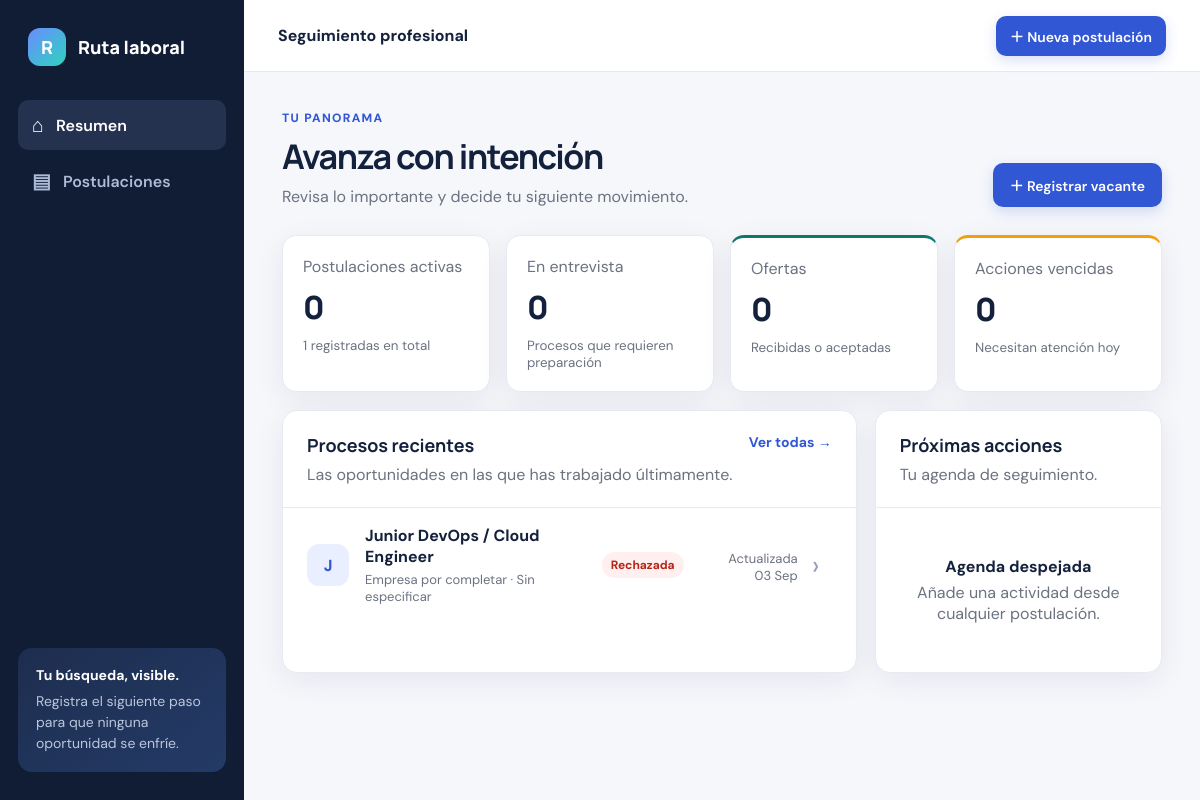
The page / on the database its author committed.
### applications/models.py (models this page shows, shortened)
class JobApplication(models.Model):
    class Status(models.TextChoices):
        SAVED = "saved", "Guardada"
        APPLIED = "applied", "Postulación enviada"
        SCREENING = "screening", "Entrevista RR. HH."
        TECHNICAL = "technical", "Entrevista técnica"
        OFFER = "offer", "Oferta recibida"
        ACCEPTED = "accepted", "Oferta aceptada"
        REJECTED = "rejected", "Rechazada"
        WITHDRAWN = "withdrawn", "Retirada"
        CLOSED = "closed", "Vacante cerrada"
    class WorkMode(models.TextChoices):
        REMOTE = "remote", "Remoto"
        HYBRID = "hybrid", "Híbrido"
        ONSITE = "onsite", "Presencial"
        UNKNOWN = "unknown", "Sin especificar"
    title = models.CharField("puesto", max_length=180)
    company = models.CharField("empresa", max_length=140, blank=True)
    vacancy_url = models.URLField("enlace de la vacante", blank=True)
    source = models.CharField("fuente", max_length=80, blank=True)
    status = models.CharField("estado", max_length=20, choices=Status.choices, default=Status.SAVED)
    location = models.CharField("ubicación", max_length=120, blank=True)
    work_mode = models.CharField("modalidad", max_length=12, choices=WorkMode.choices, default=WorkMode.UNKNOWN)
    salary_min = models.DecimalField("salario mínimo", max_digits=12, decimal_places=2, null=True, blank=True)
    salary_max = models.DecimalField("salario máximo", max_digits=12, decimal_places=2, null=True, blank=True)
    currency = models.CharField("moneda", max_length=8, default="MXN", blank=True)
    salary_period = models.CharField("periodicidad", max_length=30, default="mensual", blank=True)
    applied_on = models.DateField("fecha de postulación", null=True, blank=True)
    next_step_on = models.DateField("próximo seguimiento", null=True, blank=True)
    priority = models.PositiveSmallIntegerField("prioridad", default=2, choices=[(1, "Alta"), (2, "Media"), (3, "Baja")])
    responsibilities = models.TextField("responsabilidades de la vacante", blank=True, help_text="Actividades, entregables y expectativas descritas en la vacante.")
    requirements = models.TextField("requisitos clave", blank=True)
    notes = models.TextField("notas", blank=True)
    created_at = models.DateTimeField(auto_now_add=True)
    updated_at = models.DateTimeField(auto_now=True)
    class Meta:
        ordering = ["priority", "-updated_at"]
    def get_absolute_url(self):
        return reverse("applications:detail", args=[self.pk])

### applications/views.py (the view)
# urls.py: path("", views.dashboard, name="dashboard"),
def dashboard(request):
    today = timezone.localdate()
    applications = JobApplication.objects.all()
    active = applications.filter(status__in=ACTIVE_STATUSES)
    upcoming = Activity.objects.filter(completed=False, scheduled_for__date__gte=today).select_related("application").order_by("scheduled_for")[:6]
    overdue = Activity.objects.filter(completed=False, scheduled_for__date__lt=today).select_related("application").order_by("scheduled_for")
    recent = applications[:6]
    funnel = applications.values("status").annotate(total=Count("id"))
    return render(request, "applications/dashboard.html", {
        "active_count": active.count(),
        "total_count": applications.count(),
        "interview_count": active.filter(status__in=[JobApplication.Status.SCREENING, JobApplication.Status.TECHNICAL]).count(),
        "offer_count": applications.filter(status__in=[JobApplication.Status.OFFER, JobApplication.Status.ACCEPTED]).count(),
        "upcoming": upcoming, "overdue": overdue, "recent": recent, "funnel": funnel,
    })

### templates/applications/dashboard.html (shortened to what this page needs)
{% extends "base.html" %}
{% block content %}
<section class="page-heading">
  <div><span class="eyebrow">Tu panorama</span><h1>Avanza con intención</h1><p>Revisa lo importante y decide tu siguiente movimiento.</p></div>
  <a class="button primary" href="{% url 'applications:create' %}">＋ Registrar vacante</a>
</section>
<section class="metrics">
  <article class="metric"><span>Postulaciones activas</span><strong>{{ active_count }}</strong><small>{{ total_count }} registradas en total</small></article>
  <article class="metric"><span>En entrevista</span><strong>{{ interview_count }}</strong><small>Procesos que requieren preparación</small></article>
  <article class="metric accent"><span>Ofertas</span><strong>{{ offer_count }}</strong><small>Recibidas o aceptadas</small></article>
  <article class="metric warning"><span>Acciones vencidas</span><strong>{{ overdue|length }}</strong><small>Necesitan atención hoy</small></article>
</section>
<div class="dashboard-grid">
  <section class="panel span-2">
    <div class="panel-heading"><div><h2>Procesos recientes</h2><p>Las oportunidades en las que has trabajado últimamente.</p></div><a href="{% url 'applications:list' %}">Ver todas →</a></div>
    <div class="job-list">
      {% for application in recent %}
      <a class="job-row" href="{{ application.get_absolute_url }}">
        <span class="company-avatar">{{ application.company|default:application.title|slice:":1"|upper }}</span>
        <span class="job-main"><strong>{{ application.title }}</strong><small>{{ application.company|default:"Empresa por completar" }} · {{ application.get_work_mode_display }}</small></span>
        <span class="status status-{{ application.status }}">{{ application.get_status_display }}</span>
        <span class="job-date">Actualizada<br>{{ application.updated_at|date:"d M" }}</span>
        <span class="chevron">›</span>
      </a>
      {% empty %}<div class="empty"><strong>Aún no hay postulaciones</strong><p>Registra tu primera oportunidad y comienza a darle seguimiento.</p></div>{% endfor %}
    </div>
  </section>
  <section class="panel">
    <div class="panel-heading"><div><h2>Próximas acciones</h2><p>Tu agenda de seguimiento.</p></div></div>
    <div class="timeline compact-timeline">
      {% for activity in upcoming %}
      <div class="timeline-item"><span class="timeline-dot"></span><div><strong>{{ activity.title }}</strong><a href="{{ activity.application.get_absolute_url }}">{{ activity.application.title }}</a><small>{{ activity.scheduled_for|date:"D d M · H:i" }}</small></div></div>
      {% empty %}<div class="empty small"><strong>Agenda despejada</strong><p>Añade una actividad desde cualquier postulación.</p></div>{% endfor %}
    </div>
  </section>
</div>
{% endblock %}

### static/css/app.css (style rules this page uses)
:root { --ink:#14213d;--muted:#6b7280;--line:#e7eaf0;--bg:#f5f7fb;--panel:#fff;--primary:#3157d5;--primary-dark:#2544aa;--teal:#0f766e;--amber:#b45309;--red:#b42318;--shadow:0 8px 30px rgba(23,35,61,.07) }
* { box-sizing:border-box }
html { font-size:16px }
body { margin:0;background:var(--bg);color:var(--ink);font-family:"DM Sans",sans-serif }
.page-heading,.detail-hero { display:flex;align-items:flex-end;justify-content:space-between;gap:24px;margin-bottom:28px }
.eyebrow { display:block;color:var(--primary);font-weight:800;font-size:12px;letter-spacing:.11em;text-transform:uppercase;margin-bottom:7px }
h1,h2 { font-family:Manrope,sans-serif;margin:0 }
h1 { font-size:34px;letter-spacing:-.04em }
h2 { font-size:18px }
.page-heading p,.form-heading p,.panel-heading p { margin:7px 0 0;color:var(--muted) }
.button { display:inline-flex;align-items:center;justify-content:center;border:1px solid transparent;border-radius:10px;padding:11px 16px;font:600 14px "DM Sans";text-decoration:none;cursor:pointer }
.button.primary { background:var(--primary);color:#fff;box-shadow:0 5px 14px rgba(49,87,213,.18) }
.metrics { display:grid;grid-template-columns:repeat(4,1fr);gap:16px;margin-bottom:18px }
.metric { background:var(--panel);border:1px solid var(--line);border-radius:14px;padding:20px;box-shadow:var(--shadow) }
.metric span,.metric small { display:block;color:var(--muted) }
.metric strong { display:block;font:800 32px Manrope;margin:8px 0 }
.metric.accent { border-top:3px solid var(--teal) }
.metric.warning { border-top:3px solid #f59e0b }
.dashboard-grid { display:grid;grid-template-columns:2fr 1fr;gap:18px }
.panel { background:var(--panel);border:1px solid var(--line);border-radius:15px;box-shadow:var(--shadow) }
.panel-heading { display:flex;align-items:flex-start;justify-content:space-between;padding:22px 24px;border-bottom:1px solid var(--line) }
.panel-heading a,.text-button { color:var(--primary);text-decoration:none;font-weight:700;font-size:14px }
.job-row { display:grid;grid-template-columns:44px 1fr auto 100px 20px;align-items:center;gap:14px;padding:17px 24px;border-bottom:1px solid var(--line);color:var(--ink);text-decoration:none }
.job-row:last-child { border-bottom:0 }
.company-avatar { display:grid;place-items:center;width:42px;height:42px;border-radius:12px;background:#e9efff;color:var(--primary);font-weight:800 }
.job-main strong,.job-main small,.responsive-table td small { display:block }
.job-main small,.job-date,.responsive-table td small { color:var(--muted);margin-top:4px;font-size:13px }
.job-date { text-align:right }
.chevron,.icon-link { font-size:28px;color:#94a0b5;text-decoration:none }
.status,.tag,.priority,.activity-kind { display:inline-flex;align-items:center;width:max-content;border-radius:99px;padding:5px 9px;font-size:12px;font-weight:700;background:#eef2ff;color:#3347a8 }
.status-rejected,.status-withdrawn,.status-closed { background:#fff0ef;color:var(--red) }
.timeline { padding:16px 24px }
.empty { padding:44px 24px;text-align:center;color:var(--muted) }
.empty strong { display:block;color:var(--ink);margin-bottom:5px }
.empty p { margin:0 }
.empty.small { padding:32px 10px }

### rows shown on the page
JobApplication: company "J", title "Junior DevOps / Cloud Engineer", company "Empresa por completar", work_mode "Sin especificar", status "Rechazada", updated_at "03 Sep"

### other values the page prints
{{ active_count }} "0"
{{ total_count }} "1"
{{ interview_count }} "0"
{{ offer_count }} "0"
{{ overdue|length }} "0"
